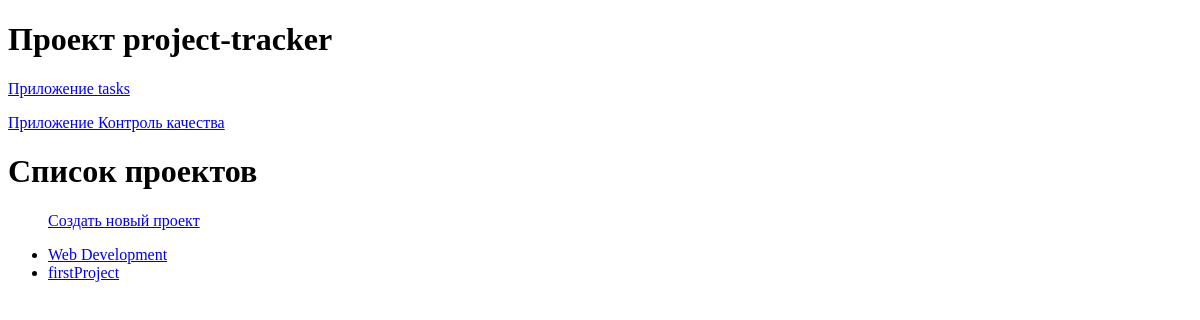
The app's page /projects/, older data.
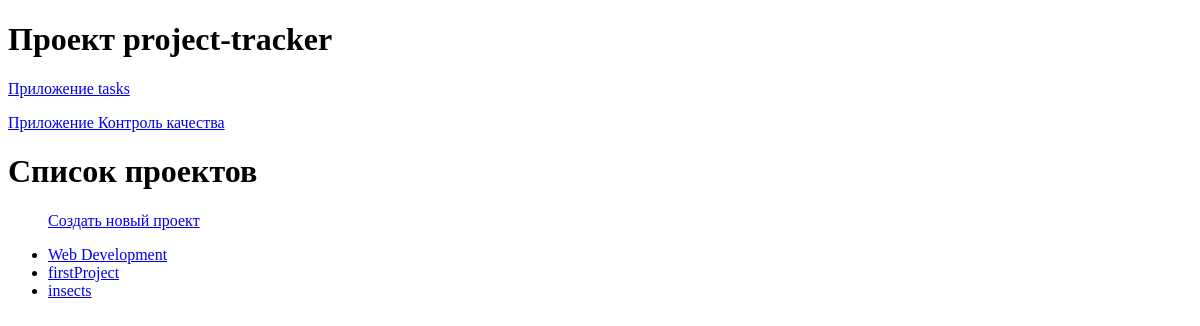
The same page, newer data.
### tasks/models.py (models this page shows, shortened)
class Project(models.Model):
    name = models.CharField(max_length=100)
    description = models.TextField()
    created_at = models.DateTimeField(auto_now_add=True)

### tasks/views.py (the view)
# urls.py: path('projects/', views.ProjectsListView.as_view(), name='projects_list'),
class ProjectsListView(ListView):
    model = Project
    template_name = 'tasks/projects_list.html'

### tasks/templates/tasks/projects_list.html
{% extends 'base/base.html' %}
{% block content %}
    <h1>Список проектов</h1>
    <ul>
    <p><a href="{% url 'tasks:create_project' %}">Создать новый проект</a></p>
        {% for project in project_list %}
            <li><a href="{% url 'tasks:project_detail' project.id %}">{{ project.name }}</a></li>
        {% endfor %}
    </ul>
{% endblock %}

Row changes from the older to the newer data that the page shows:
added Project: name "insects"
